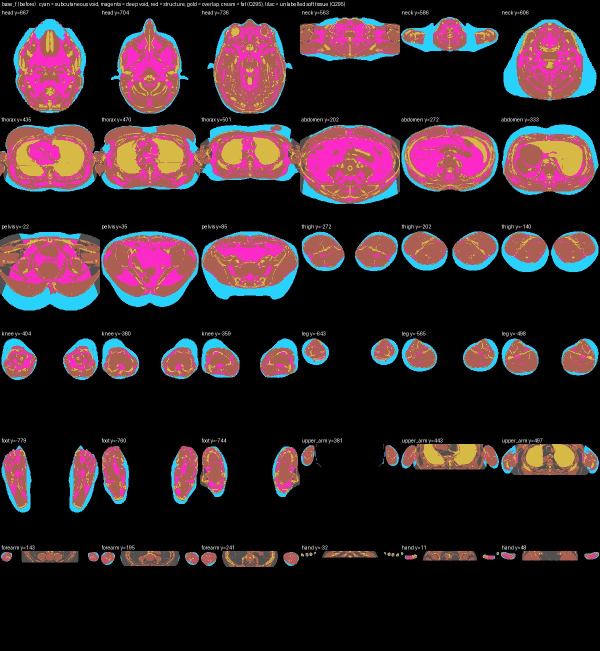
#> input picture data/derived/Q295_montages/base_f_before.jpg, 1200 x 1302 px (shown at 1/2 size); its folder holds only this picture in this run
$ python -i vhf_brachial_track.py   (imports and definitions only)
#> lines starting #> are read from the running program, lines starting #| are printed output that depends on the picture; after the words box and inside, x2 and y2 are one past the last pixel; in counts of white or black regions, pixels touching at a corner belong together
#> further down, picture is the input picture: shape (1302, 1200, 3); mean B, G, R 41.3, 36, 51.2
### scripts/cryo/vhf_nerve_track.py
"""Track a peripheral nerve through the female's FULL-RESOLUTION cryosection crops (vhf_stream_crops.py).

    python3 scripts/cryo/vhf_nerve_track.py --crops SCRATCH/vh_cryo_f/thigh --side right --nerve sciatic \
        --bundle build/viewer_f --y-start -60 --y-end -440 --out SCRATCH/vh_cryo_f/sciatic_right.json [--montage PNG]

A nerve in a cryosection is a compact bundle of pale fascicles (whitish-pink dots, 0.5-2 mm) in a pinkish
epineurium, lying in the loose connective tissue BETWEEN muscles -- never inside a belly. Per 1 mm level:
  corridor  = photograph pixels that are not muscle-red and not gel, inside the deep compartment (the
              muscle-red mask closed by 12 mm and filled, i.e. under the deep fascia), within 15 mm of the
              nerve's "roof" muscles and within 15 mm of its "floor" muscles (sections of her meshes at
              this level: the sciatic nerve runs deep to gluteus maximus / the hamstrings and on quadratus
              femoris / adductor magnus);
  detector  = fascicle TEXTURE (nerve_blobs): mid brightness with dense fine edges, away from the muscle/fat
              boundaries that mimic it; blobs of 6-200 mm2 at least half inside the corridor;
  tracking  = Viterbi over the levels from the seed down: the chain of blobs with the smallest total
              centroid jump (mm), a level without a usable blob costs 6 mm and keeps the position, jumps
              > 8 mm (+2 mm per preceding gap) are forbidden; the chain ends at the last level it reaches.
The seed is a LANDMARK RULE (sciatic: midway between the ischial tuberosity and the greater trochanter at
the level 20 mm below the tuberosity, under gluteus maximus), not a hand click. Output: per-level centroid,
area and mask bbox (atlas mm), a 0.5 mm label volume for `ingest_volume_geometry.py convert`, and montages
for the human check that the tracked cord IS the nerve. Rule-based; badged; volumes recorded.
"""
from __future__ import annotations

import argparse
import json
import sys
from pathlib import Path

import numpy as np
import trimesh
from PIL import Image, ImageDraw
from scipy import ndimage as ndi
from skimage.morphology import convex_hull_image

REPO = Path(__file__).resolve().parents[2]
sys.path.insert(0, str(REPO))
from scripts.transfer.bundle_io import read_bundle_dir, meshes_by_id  # noqa: E402

PX = 1 / 3.0                      # mm per full-resolution pixel
NERVES = {
    "sciatic": {"roof": ["gluteus_maximus", "biceps_femoris", "semitendinosus", "semimembranosus"],
                "floor": ["quadratus_femoris", "adductor_magnus", "gluteus_minimus", "gluteus_medius", "piriformis", "obturator_internus",
                          "gemellus_superior", "gemellus_inferior", "obturator_externus", "popliteus", "gastrocnemius", "vastus_lateralis"],
                "bone": ["femur", "patella", "tibia", "fibula"],
                "corridor_mm": 15.0, "area_mm2": (6.0, 200.0)},
}
SOURCE = ("U.S. National Library of Medicine, The Visible Human Project (public domain), female cryosections at full "
          "resolution (0.33 mm) via the NCI Imaging Data Commons. Derived data (scripts/cryo/vhf_nerve_track.py).")
SOURCE_M = ("U.S. National Library of Medicine, The Visible Human Project (public domain), male cryosections at full "
            "resolution (0.33 mm) via the NCI Imaging Data Commons. Derived data (scripts/cryo/vhm_stream_leg_crops.py + "
            "scripts/cryo/vhf_nerve_track.py).")


class Crops:
    # [16 lines left out: functions __init__, level, not called in this run]

    def image(self, y):
        L, w = self.level(y); j = self.j_of[int(y)]
        return np.asarray(self.a[j, :w[1] - w[0], :w[3] - w[2]])

    # [32 lines left out: functions atlas_to_px, px_to_atlas, section_masks, not called in this run]


def photo_classes(im):
    """Coarse tissue classes of a full-resolution photograph (this cadaver: fat orange-cream R>178, muscle R<90)."""
    R = im[..., 0].astype(np.float32); gel = im[..., 2] > im[..., 0]
#> after `R = im[..., 0].astype(np.float32)`:
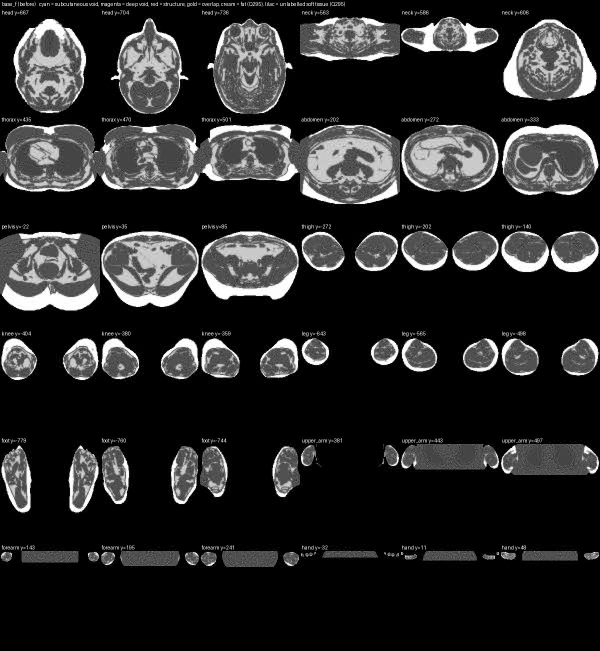
#> R: shape (1302, 1200) float32 (shown at 1/2 size); min 0, max 255, mean 41.3
#> after `gel = im[..., 2] > im[..., 0]`:
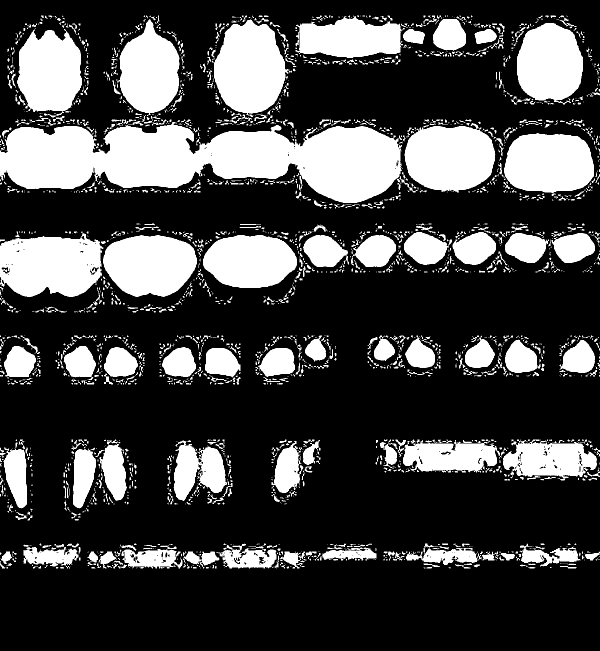
#> gel: shape (1302, 1200) bool (shown at 1/2 size); 27.5% white; 2673 white regions (1894 under 20 px), largest, box (x1, y1, x2, y2) and area: (0, 244, 804, 406) 82785, (0, 463, 207, 594) 20995, (423, 39, 584, 234) 20475
    m5 = ndi.uniform_filter(R, 5)
    return {"gel": gel, "muscle": (m5 < 90) & ~gel, "fat": (m5 > 178) & ~gel, "R": R, "m5": m5}


def disk(r):
    y, x = np.ogrid[-r:r + 1, -r:r + 1]; return (x * x + y * y) <= r * r


# [239 lines left out: functions nerve_blobs, honeycomb_score, candidates, corridor_mask, seed_rule, learned_candidates and 5 more, not called in this run]


# [2 lines that do not run on import are left out]

### scripts/cryo/vhf_brachial_track.py
"""Track the BRACHIAL artery and the MEDIAN, ULNAR and RADIAL nerves through the female's RIGHT UPPER ARM
in her FULL-RESOLUTION cryosection crops (Q56, second half).

    python3 scripts/cryo/vhf_stream_crops.py --frame SCRATCH/vh_cryo_f --y-top 592 --y-bot 300 \
        --box right=95,240,-140,30 --out SCRATCH/vh_cryo_f/uarm --step 1
    python3 scripts/cryo/vhf_brachial_track.py track --crops SCRATCH/vh_cryo_f/uarm --side right \
        --bundle build/viewer_f --y-start 560 --y-end 305 --out SCRATCH/brachial_right
    python3 scripts/cryo/vhf_brachial_track.py clean --tracks SCRATCH/brachial_right \
        --span artery=520:315 median_n=520:315 ulnar_n=520:315 radial_n=520:315 \
        --crops SCRATCH/vh_cryo_f/uarm --side right --every 14 \
        --montage data/ct_sources/task_outputs/vhf_brachial_cryo_right.png
    python3 scripts/cryo/vhf_nerve_volume.py --crops SCRATCH/vh_cryo_f/uarm \
        --track brachial_a_r=SCRATCH/brachial_right_artery_clean.json:520:315 \
        --track median_n=SCRATCH/brachial_right_median_n_clean.json:520:315 ... \
        --out data/ct_sources/task_outputs/vhf_brachial_cryo.nii.gz \
        --labels-out mappings/vhf_brachial_labels.json \
        --mapping-out mappings/subjects/ct_vhf_brachial_volume_mapping.json --subject ct_vhf_brachial
    python3 scripts/cryo/vhf_brachial_track.py report --tracks SCRATCH/brachial_right --suffix _clean \
        --span ... --ids '{"artery_right": "brachial_a_r", "median_n_right": "median_n", ...}' \
        --volume data/ct_sources/task_outputs/vhf_brachial_cryo.nii.gz \
        --labels mappings/vhf_brachial_labels.json \
        --volume-report data/ct_sources/task_outputs/vhf_brachial_cryo_report.json --out <that same file>
    cp mappings/subjects/ct_vhf_brachial_volume_mapping.json build/vh/ && \
    python3 scripts/ingest_volume_geometry.py convert data/ct_sources/task_outputs/vhf_brachial_cryo.nii.gz \
        --labels vhf_brachial --subject ct_vhf_brachial --origin='7.769,-885.229,14.137' --smooth 1.0

Companion of vhf_femoral_track.py (Q55) and vhf_popliteal_track.py (Q56 first half): the same crops
(vhf_stream_crops.py), the same lumen rule, the same "a lumen's surround must not be muscle-red" rule, the
same local walk, the same cleaning gate, the same plausibility gate and the same volume builder
(vhf_nerve_volume.py). What changes is the FRAME. In the thigh the corridor came from transferred muscle
meshes; here it comes from the HUMERUS AS PHOTOGRAPHED, because her arm in the CT and her arm in the frozen
block are not one rigid body (vhf_arm_muscles_from_cryo.py Q49, vhf_forearm_muscles_from_cryo.py Q62): the
CT humerus label lands 5-15 mm off the photographed bone and the residual grows distally. So the CT humerus
is used only to SEED a bone-disc tracker (vhf_forearm_muscles_from_cryo.island_mask / pale_filled / dt_bone:
the largest circle inscribed in the pale class, >= 10 mm from the skin, within 6 mm + 2 mm per lost level of
the previous centre) and every rule below is stated against the PHOTOGRAPHED bone.

ANATOMY (Gray's 42nd ed. 'Axilla and arm'; Moore 8th ed.). The BRACHIAL ARTERY runs down the MEDIAL BICIPITAL
GROOVE, anterior to the medial head of triceps and medial to the humerus, with the MEDIAN NERVE beside it: the
nerve starts LATERAL to the artery high in the arm, crosses in FRONT of it about mid-arm and lies MEDIAL to it
at the cubital fossa. The ULNAR NERVE leaves that bundle at mid-arm, pierces the medial intermuscular septum
and runs behind the medial epicondyle (the cubital tunnel), i.e. it ends up POSTERIOR-MEDIAL. The RADIAL NERVE
is POSTERIOR, in the spiral groove of the humerus with the profunda brachii artery, then pierces the lateral
intermuscular septum to lie between brachialis and brachioradialis.

RULES (+Z anterior, +X the subject's right; on this right arm MEDIAL = smaller x; 1 mm levels, 0.33 mm px):
  island    = vhf_forearm_muscles_from_cryo.island_mask seeded at the bone: the arm's own tissue component,
              eroded just enough to break the gelatin bridge to the chest wall and grown back. Everything
              below happens inside it, so the axilla and the thorax cannot be walked into.
  corridor  = (bundle) inside the island, >= 6 mm deep to the skin, within 60 mm of the photographed bone
              centre and MEDIAL of it (x <= bone x + 10 mm); (radial) inside the island, >= 6 mm deep to the
              skin, within 45 mm of the bone centre and POSTERIOR of it (z <= bone z + 6 mm).
  lumen     = vhf_femoral_track.vessel_candidates unchanged: a near-black core (3 mm mean red < 58), opened
              by 0.7 mm, touching lumina split by a distance watershed, grown out to its wall (red < 105, at
              most 2 mm past the core), 4-120 mm2, solidity >= 0.75, aspect <= 2.5, 20th percentile of red
              < 40 and a pale wall (ring red >= 30 above the lumen).
  seed      = LANDMARK RULE, not a hand click: the first level at or below --y-start whose BUNDLE CORRIDOR
              holds a lumen 2-7 mm across, >= 10 mm deep to the skin, 3-45 mm medial of the photographed
              humerus and within 30 mm of it in depth, whose 0.7-2 mm annulus is at least 25% NOT muscle-red
              (the artery lies in the fat of the medial bicipital groove, not inside a belly), best scoring
              on roundness + wall contrast. That is the BRACHIAL ARTERY.
  artery    = local walk (aorta_from_cryo.py rule at full resolution, as walk_vessel): inside its own previous
              ATLAS position dilated by reach_mm, the darkest round component (window 15th percentile of red
              + 18) of 0.35-3x its own previous area, solidity >= 0.7, aspect <= 2.6, a pale wall (ring red
              >= 20 above the lumen), at least 25% of its annulus NOT muscle-red, still inside the bundle
              corridor, area <= MAX_MM2 (a mask wider than ~1.2x the textbook maximum has eaten into muscle).
              Walked DOWN and UP from the seed; 8 gaps in a row end the walk.
  nerves    = fascicle texture (vhf_nerve_track.nerve_blobs via vhf_femoral_track.nerve_candidates), each
              nerve a walk whose seed is a RELATION, not a hand click, and the three never share a blob at a
              level (median is assigned first, then ulnar, then radial in its own corridor):
                median  2-20 mm from the tracked artery, nearest to it (its side changes down the arm - that
                        crossing is what is measured afterwards, so it is NOT constrained here);
                ulnar   4-35 mm from the artery and NOT anterolateral to it (medial or posterior: it leaves
                        the bundle at mid-arm through the medial septum), nearest its own previous position;
                radial  in the POSTERIOR corridor, 5-40 mm from the bone centre, nearest its own previous
                        position; seeded at the spiral-groove level (--radial-seed, default y 470).
              Each is within reach_mm of its own previous position once seeded.
  cleaning  = for a NERVE, a level whose blob is surrounded by more than 70% muscle-red is dropped (an
              intramuscular fat pocket or a tendon, not a nerve in the intermuscular fat). For every
              structure, a level whose mask is ragged (solidity < 0.85) or whose diameter falls outside
              CLEAN_MM widened by 25% drops back to a gap; the volume builder fills gaps of <= 12 levels.
  gate      = a structure whose median diameter is more than twice the textbook maximum or under half the
              textbook minimum, or that survives over less than MIN_SPAN_MM mm or on fewer than MIN_LEVELS
              levels, is NULLED in the volume mapping with the reason in its note rather than shipped under
              an anatomical name.

RESULT OF THE RUN (2026-09-16, Q56 second half). NOTHING IS SHIPPED UNDER AN ANATOMICAL NAME. All four
labels of data/ct_sources/task_outputs/vhf_brachial_cryo.nii.gz are NULLED in the subject mapping with the
reason in their notes, and `ingest_volume_geometry.py convert` therefore refuses the subject. Why: this
cadaver's brachial artery does not photograph as a dark clotted lumen. Inside the deep bundle corridor the
arm's own lumen rule yields a median of 0-1 candidates per level and no chain longer than 27 levels; the
one dark vessel that survives the length of the arm (144 of 211 levels) lies 45 mm ANTERIOR to the humerus
at the muscle/subcutaneous-fat interface, i.e. OUTSIDE the deep fascia - a superficial vein, not the
brachial artery, and not shipped, because naming it would be a guess. The artery track the seed ladder does
produce (60 levels, y 498-396, median 2.1 mm) was REJECTED on the montage: it outlines a 2 mm dark patch on
the medial border of the muscle belly, with no pale arterial wall. The three nerve walks held 1, 1 and 18
levels and are nulled by the plausibility gate. What the run does contribute and what is worth reusing is
the FRAME: the deep-arm muscle hull (which separates her arm from the chest wall it touches, where the
forearm's tissue island runs into the thorax) and the photographed humerus disc, tracked on 182 of 203
levels with a median CT-to-photo residual of 8.9 mm.

LIMITS: the tracked vessel mask is the LUMEN (clotted blood), not the wall, so the diameters are lumen
diameters and a lumen abutting muscle without a pale wall between is kept at its dark core and under-measured;
a cadaveric muscular artery is contracted, so a brachial artery under the living 3.5-5 mm would be reported AS
MEASURED and not forced up. The bone frame is the photographed humerus, so it is only as good as the bone
disc; the CT residual is recorded per level in the report. The brachial artery's origin (lower border of
teres major) and its division into radial and ulnar arteries in the cubital fossa are NOT resolved. The
profunda brachii and the brachial venae comitantes are not tracked. Only the RIGHT arm was run. Rule-based;
badged; volumes and per-level diameters recorded.
"""
from __future__ import annotations

import argparse
import json
import os
import sys
from pathlib import Path

import numpy as np
from PIL import Image, ImageDraw
from scipy import ndimage as ndi

REPO = Path(__file__).resolve().parents[2]
sys.path.insert(0, str(REPO))
from scripts.cryo.vhf_nerve_track import Crops, PX, disk, photo_classes, section_masks  # noqa: E402
from scripts.cryo.vhf_femoral_track import (_dark_components, blob_stats, clean_rows,  # noqa: E402
                                            outside_gel, roundness_score)
from scripts.transfer.bundle_io import meshes_by_id, read_bundle_dir  # noqa: E402
from skimage.feature import peak_local_max  # noqa: E402
from skimage.morphology import convex_hull_image  # noqa: E402
from skimage.segmentation import watershed  # noqa: E402

SOURCE = ("U.S. National Library of Medicine, The Visible Human Project (public domain), female cryosections at full "
          "resolution (0.33 mm) and CT via the NCI Imaging Data Commons. Derived data "
          "(scripts/cryo/vhf_brachial_track.py).")
MUSCLE_R, PALE_R = 100.0, 150.0                # this cadaver: muscle red < 100, bone/fat/septa pale > 150
ARM = {"drop": 35.0, "vessel_mm2": (1.5, 40.0), "nerve_mm2": (4.0, 70.0), "ring_min": 30.0,
       "bundle_mm": 38.0, "radial_mm": 35.0, "skin_mm": 3.0, "max_mm2": {"artery": 30.0}}
# textbook adult cross-sections (Gray's 42nd ed.; Moore 8th ed.): a woman's brachial artery lumen 3.5-5 mm,
# the three nerves roughly 3-6 mm across in the arm
EXPECTED_MM = {"artery": (3.5, 5.0), "median_n": (3.0, 6.0), "ulnar_n": (3.0, 6.0), "radial_n": (3.0, 6.0)}
# band used by the cleaning gate: the artery's floor is dropped to 2 mm because a cadaveric muscular artery
# is contracted and its clotted lumen is smaller than the living vessel
CLEAN_MM = {"artery": (2.0, 6.5), "median_n": (2.5, 8.0), "ulnar_n": (2.5, 8.0), "radial_n": (2.5, 8.0)}
ATLAS_ORIGIN = (7.769, -885.229, 14.137)
MIN_LEVELS = 20        # a named cord is shipped only when it was verified over
MIN_SPAN_MM = 30.0     # at least 30 mm of course, on at least 20 separate levels
SEED_MED_MM = (12.0, 40.0)    # the medial bicipital groove: mm medial of the photographed humerus centre
SEED_DZ_MM = 25.0             # and within this of its depth
NAMES = ("artery", "median_n", "ulnar_n", "radial_n")
LAB_OF = {"artery": 1, "median_n": 2, "ulnar_n": 3, "radial_n": 4}


# ---------------------------------------------------------------- the frame: the photographed humerus
# [189 lines left out: functions ct_humerus_ref, deep_arm, bone_disc, bone_level, track_humerus, corridors and 2 more, not called in this run]


def arm_nerve_blobs(im, cl=None):
    """Fascicle texture in the ARM: vhf_nerve_track.nerve_blobs with two numbers changed, because the nerves
    of the arm are small (3-6 mm) and lie in FAT, not in the loose tissue of the thigh. nerve_blobs pushes
    the core 1 mm away from every muscle/fat/gel boundary and then asks for a core of at least 4 mm2; a 4 mm
    nerve in fat has only a 2 mm core left after that erosion (3.1 mm2) and is thrown away. Here the
    stand-off is 0.7 mm and the core threshold 2.5 mm2. Everything else is unchanged: mid brightness (3 mm
    mean red 95-190), dense fine edges (mean |sobel| > 55), not bimodal (sd < 35), opened by 0.7 mm, grown
    back 1 mm into mid-brightness non-muscle tissue."""
    cl = cl or photo_classes(im)
#> cl = 5 items
    R = cl["R"]
    m = ndi.uniform_filter(R, 9)
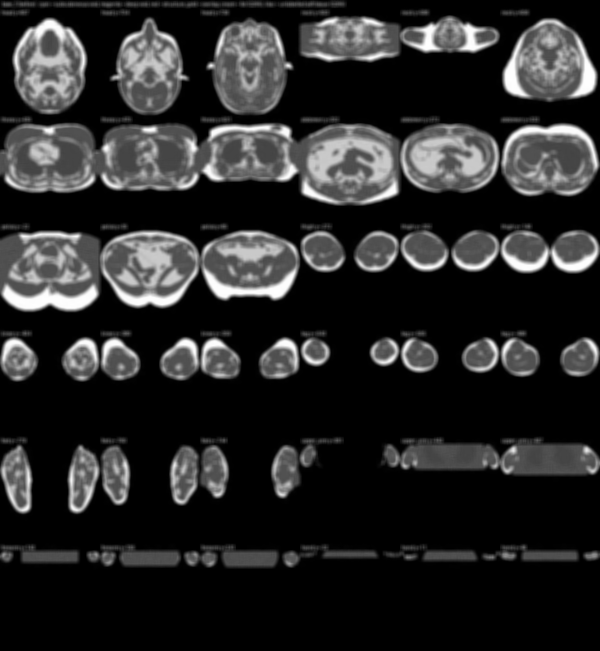
#> m: shape (1302, 1200) float32 (shown at 1/2 size); min 0, max 254.5, mean 41.3
    g = ndi.uniform_filter(np.hypot(ndi.sobel(R, 0), ndi.sobel(R, 1)), 9)
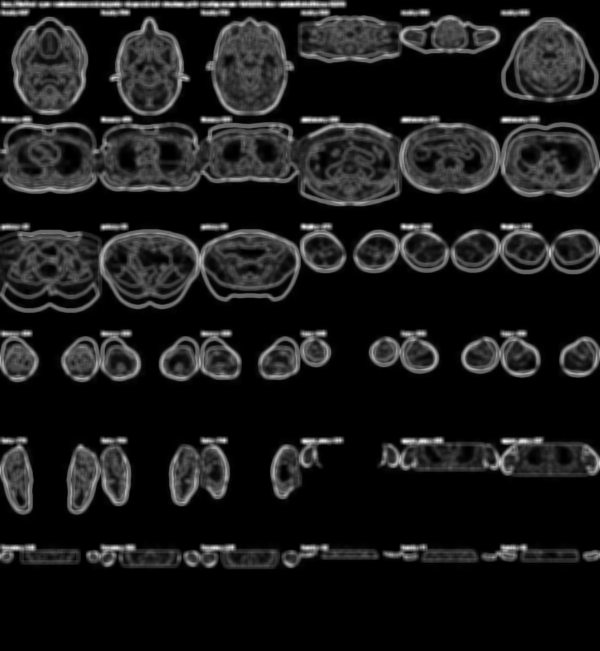
#> g: shape (1302, 1200) float32 (shown at 1/2 size); min 0, max 567.1, mean 59.9; drawn with min black and max white
    sd = np.sqrt(np.maximum(ndi.uniform_filter(R * R, 9) - m * m, 0))
    near = ndi.binary_dilation(cl["muscle"] | cl["fat"] | cl["gel"], structure=disk(2), iterations=1)
#> (the rest of the program and of its run is left out)
